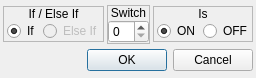
<?xml version="1.0" encoding="UTF-8"?>
<ui version="4.0">
 <class>ConfigureEvent_IfSwitch</class>
 <widget class="QDialog" name="ConfigureEvent_IfSwitch">
  <property name="geometry">
   <rect>
    <x>0</x>
    <y>0</y>
    <width>253</width>
    <height>78</height>
   </rect>
  </property>
  <property name="windowTitle">
   <string>If Switch</string>
  </property>
  <property name="styleSheet">
   <string notr="true">.QFrame
{
	border: 1px solid palette(text);
}

.QFrame&gt;QLabel
{
	background-color: palette(text);
	color: palette(window);
}</string>
  </property>
  <layout class="QGridLayout" name="gridLayout">
   <property name="leftMargin">
    <number>3</number>
   </property>
   <property name="topMargin">
    <number>3</number>
   </property>
   <property name="rightMargin">
    <number>3</number>
   </property>
   <property name="bottomMargin">
    <number>3</number>
   </property>
   <property name="spacing">
    <number>3</number>
   </property>
   <item row="0" column="0">
    <widget class="QFrame" name="frmVariable_3">
     <property name="sizePolicy">
      <sizepolicy hsizetype="Preferred" vsizetype="Fixed">
       <horstretch>0</horstretch>
       <verstretch>0</verstretch>
      </sizepolicy>
     </property>
     <property name="frameShape">
      <enum>QFrame::StyledPanel</enum>
     </property>
     <property name="frameShadow">
      <enum>QFrame::Raised</enum>
     </property>
     <layout class="QVBoxLayout" name="verticalLayout_5">
      <property name="spacing">
       <number>0</number>
      </property>
      <property name="leftMargin">
       <number>0</number>
      </property>
      <property name="topMargin">
       <number>0</number>
      </property>
      <property name="rightMargin">
       <number>0</number>
      </property>
      <property name="bottomMargin">
       <number>0</number>
      </property>
      <item>
       <widget class="QLabel" name="label_5">
        <property name="sizePolicy">
         <sizepolicy hsizetype="Preferred" vsizetype="Fixed">
          <horstretch>0</horstretch>
          <verstretch>0</verstretch>
         </sizepolicy>
        </property>
        <property name="text">
         <string>If / Else If</string>
        </property>
        <property name="alignment">
         <set>Qt::AlignCenter</set>
        </property>
       </widget>
      </item>
      <item>
       <widget class="QWidget" name="widget_5" native="true">
        <layout class="QHBoxLayout" name="horizontalLayout_4">
         <property name="spacing">
          <number>3</number>
         </property>
         <property name="leftMargin">
          <number>3</number>
         </property>
         <property name="topMargin">
          <number>0</number>
         </property>
         <property name="rightMargin">
          <number>0</number>
         </property>
         <property name="bottomMargin">
          <number>0</number>
         </property>
         <item>
          <widget class="QRadioButton" name="chkIf">
           <property name="text">
            <string>If</string>
           </property>
           <property name="checked">
            <bool>true</bool>
           </property>
          </widget>
         </item>
         <item>
          <widget class="QRadioButton" name="chkElseIf">
           <property name="enabled">
            <bool>false</bool>
           </property>
           <property name="text">
            <string>Else If</string>
           </property>
          </widget>
         </item>
        </layout>
       </widget>
      </item>
     </layout>
    </widget>
   </item>
   <item row="0" column="1">
    <widget class="QFrame" name="frmVariable">
     <property name="frameShape">
      <enum>QFrame::StyledPanel</enum>
     </property>
     <property name="frameShadow">
      <enum>QFrame::Raised</enum>
     </property>
     <layout class="QVBoxLayout" name="verticalLayout_3">
      <property name="spacing">
       <number>0</number>
      </property>
      <property name="leftMargin">
       <number>0</number>
      </property>
      <property name="topMargin">
       <number>0</number>
      </property>
      <property name="rightMargin">
       <number>0</number>
      </property>
      <property name="bottomMargin">
       <number>0</number>
      </property>
      <item>
       <widget class="QLabel" name="label_3">
        <property name="sizePolicy">
         <sizepolicy hsizetype="Preferred" vsizetype="Fixed">
          <horstretch>0</horstretch>
          <verstretch>0</verstretch>
         </sizepolicy>
        </property>
        <property name="text">
         <string>Switch</string>
        </property>
        <property name="alignment">
         <set>Qt::AlignCenter</set>
        </property>
       </widget>
      </item>
      <item>
       <widget class="QWidget" name="widget_3" native="true">
        <layout class="QHBoxLayout" name="horizontalLayout_2">
         <property name="spacing">
          <number>0</number>
         </property>
         <property name="leftMargin">
          <number>0</number>
         </property>
         <property name="topMargin">
          <number>0</number>
         </property>
         <property name="rightMargin">
          <number>0</number>
         </property>
         <property name="bottomMargin">
          <number>0</number>
         </property>
         <item>
          <widget class="QSpinBox" name="numSwitchID">
           <property name="maximum">
            <number>63</number>
           </property>
          </widget>
         </item>
        </layout>
       </widget>
      </item>
     </layout>
    </widget>
   </item>
   <item row="0" column="2">
    <widget class="QFrame" name="frmVariable_2">
     <property name="sizePolicy">
      <sizepolicy hsizetype="Preferred" vsizetype="Fixed">
       <horstretch>0</horstretch>
       <verstretch>0</verstretch>
      </sizepolicy>
     </property>
     <property name="frameShape">
      <enum>QFrame::StyledPanel</enum>
     </property>
     <property name="frameShadow">
      <enum>QFrame::Raised</enum>
     </property>
     <layout class="QVBoxLayout" name="verticalLayout_4">
      <property name="spacing">
       <number>0</number>
      </property>
      <property name="leftMargin">
       <number>0</number>
      </property>
      <property name="topMargin">
       <number>0</number>
      </property>
      <property name="rightMargin">
       <number>0</number>
      </property>
      <property name="bottomMargin">
       <number>0</number>
      </property>
      <item>
       <widget class="QLabel" name="label_4">
        <property name="sizePolicy">
         <sizepolicy hsizetype="Preferred" vsizetype="Fixed">
          <horstretch>0</horstretch>
          <verstretch>0</verstretch>
         </sizepolicy>
        </property>
        <property name="text">
         <string>Is</string>
        </property>
        <property name="alignment">
         <set>Qt::AlignCenter</set>
        </property>
       </widget>
      </item>
      <item>
       <widget class="QWidget" name="widget_4" native="true">
        <layout class="QHBoxLayout" name="horizontalLayout_3">
         <property name="spacing">
          <number>3</number>
         </property>
         <property name="leftMargin">
          <number>3</number>
         </property>
         <property name="topMargin">
          <number>0</number>
         </property>
         <property name="rightMargin">
          <number>0</number>
         </property>
         <property name="bottomMargin">
          <number>0</number>
         </property>
         <item>
          <widget class="QRadioButton" name="chkOn">
           <property name="text">
            <string>ON</string>
           </property>
           <property name="checked">
            <bool>true</bool>
           </property>
          </widget>
         </item>
         <item>
          <widget class="QRadioButton" name="chkOff">
           <property name="text">
            <string>OFF</string>
           </property>
          </widget>
         </item>
        </layout>
       </widget>
      </item>
     </layout>
    </widget>
   </item>
   <item row="1" column="0" colspan="3">
    <widget class="QDialogButtonBox" name="buttonBox">
     <property name="orientation">
      <enum>Qt::Horizontal</enum>
     </property>
     <property name="standardButtons">
      <set>QDialogButtonBox::Cancel|QDialogButtonBox::Ok</set>
     </property>
    </widget>
   </item>
  </layout>
 </widget>
 <resources/>
 <connections>
  <connection>
   <sender>buttonBox</sender>
   <signal>accepted()</signal>
   <receiver>ConfigureEvent_IfSwitch</receiver>
   <slot>accept()</slot>
   <hints>
    <hint type="sourcelabel">
     <x>248</x>
     <y>254</y>
    </hint>
    <hint type="destinationlabel">
     <x>157</x>
     <y>274</y>
    </hint>
   </hints>
  </connection>
  <connection>
   <sender>buttonBox</sender>
   <signal>rejected()</signal>
   <receiver>ConfigureEvent_IfSwitch</receiver>
   <slot>reject()</slot>
   <hints>
    <hint type="sourcelabel">
     <x>316</x>
     <y>260</y>
    </hint>
    <hint type="destinationlabel">
     <x>286</x>
     <y>274</y>
    </hint>
   </hints>
  </connection>
 </connections>
</ui>
